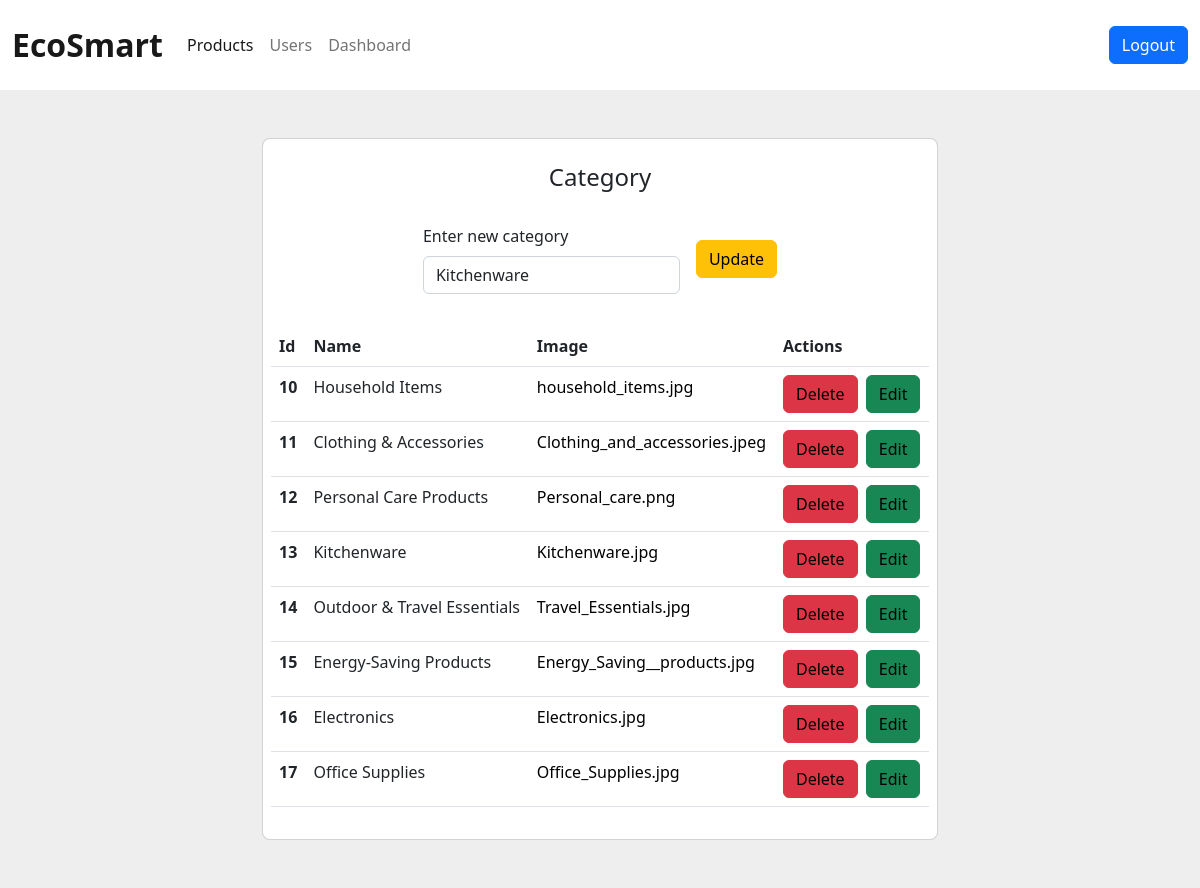
Screenshot of /admin/manage_category/edit/13 with the database file from the repository.
### vault.py (models this page shows, shortened)
class Category(Base):
    __tablename__ = 'categories'
    id = Column(Integer, primary_key=True, autoincrement=True)
    name = Column('name',String)
    image = Column('image',String)
    date = Column('date',String)

### admin_routes.py (the view)
@app.route('/admin/manage_category/edit/<int:cid>', methods=['POST', 'GET'])
def category_edit(cid):
    if request.method == 'POST':
        agent.query(Category).filter(Category.id == cid).update({
            Category.name: request.form['name']
        })
        agent.commit()
        return redirect('/admin/manage_category/')
    elif request.method == 'GET':
        category = agent.query(Category).filter(Category.id == cid).first()
        return render_template('admin/edit_category.html', category=category, categories=agent.query(Category).all())

### templates/admin/edit_category.html (shortened to what this page needs)
<!DOCTYPE html>
<html lang="en">
  <head>
    <link
      href="https://cdn.jsdelivr.net/npm/bootstrap@5.2.0-beta1/dist/css/bootstrap.min.css"
      rel="stylesheet"
    />
    <link
      rel="stylesheet"
      type="text/css"
      href="{{ url_for('static',filename='styles/header.css') }}"
    />
  </head>
  <body>
    <nav class="navbar navbar-expand-lg bg-body py-3">
      <div class="container">
        <a class="navbar-brand" href="/admin"
          ><span class="fs-2"><strong>EcoSmart</strong></span></a
        >
        <div class="collapse navbar-collapse" id="navcol-1">
          <ul class="navbar-nav me-auto">
            <li class="nav-item">
              <a class="nav-link active" href="/admin/product_handler"
                >Products</a
              >
            </li>
            <li class="nav-item">
              <a class="nav-link" href="/admin/userbase">Users</a>
            </li>
            <li class="nav-item">
              <a class="nav-link" href="/admin/dashboard">Dashboard</a>
            </li>
          </ul>
          <button class="btn btn-primary" type="button">
            <a href="/logout" class="text-decoration-none text-white">Logout</a>
          </button>
        </div>
      </div>
    </nav>
    <section class="vh-50" style="background-color: #eee">
      <div class="container py-5 h-100">
        <div class="row d-flex justify-content-center align-items-center h-100">
          <div class="col col-lg-9 col-xl-7">
            <div class="card rounded-3">
              <div class="card-body p-2">
                <h4 class="text-center my-3 pb-3">Category</h4>
                <form
                  class="row row-cols-lg-auto g-3 justify-content-center align-items-center mb-4 pb-2"
                  method="POST"
                  enctype="multipart/form-data"
                >
                  <div class="col-12">
                    <div class="form-outline">
                      <label class="form-label" for="form1"
                        >Enter new category</label
                      >
                      <input
                        type="text"
                        id="form1"
                        class="form-control"
                        name="name"
                        placeholder="Category Name"
                        value="{{category.name}}"
                      />
                    </div>
                  </div>
                  <div class="col-10">
                    <button type="submit" class="btn btn-warning">
                      Update
                    </button>
                  </div>
                </form>
                <table class="table mb-4">
                  <thead>
                    <tr>
                      <th scope="col">Id</th>
                      <th scope="col">Name</th>
                      <th scope="col">Image</th>
                      <th scope="col">Actions</th>
                    </tr>
                  </thead>
                  <tbody>
                    {% for category in categories %}
                    <tr>
                      <th scope="row">{{category.id}}</th>
                      <td>{{category.name}}</td>
                      <td>
                        <a
                          href="http://127.0.0.1:5000/static/assets/categories/{{category.image}}"
                          target="blank"
                          >{{category.image}}</a
                        >
                      </td>
                      <td>
                        <button type="submit" class="btn btn-danger">
                          <a
                            href="/admin/manage_category/delete/{{category.id}}"
                            style="background-color: #dc3545"
                            >Delete</a
                          >
                        </button>
                        <button type="submit" class="btn btn-success ms-1">
                          <a
                            href="/admin/manage_category/edit/{{category.id}}"
                            style="background-color: #198754"
                            >Edit</a
                          >
                        </button>
                      </td>
                    </tr>
                    {% endfor %}
                  </tbody>
                </table>
              </div>
            </div>
          </div>
        </div>
      </div>
    </section>
  </body>
</html>

### static/styles/header.css (style rules this page uses)
a { text-decoration: none; color: black; text-align: center; }

### templates/admin/edit_category.html (style rules this page uses)
.container { max-width: 100%; }

### rows the page displays
Category: name "Kitchenware", id "13", image "Kitchenware.jpg"
Category: id "10", name "Household Items", image "household_items.jpg"
Category: id "11", name "Clothing & Accessories", image "Clothing_and_accessories.jpeg"
Category: id "12", name "Personal Care Products", image "Personal_care.png"
Category: id "14", name "Outdoor & Travel Essentials", image "Travel_Essentials.jpg"
Category: id "15", name "Energy-Saving Products", image "Energy_Saving__products.jpg"
Category: id "16", name "Electronics", image "Electronics.jpg"
Category: id "17", name "Office Supplies", image "Office_Supplies.jpg"
